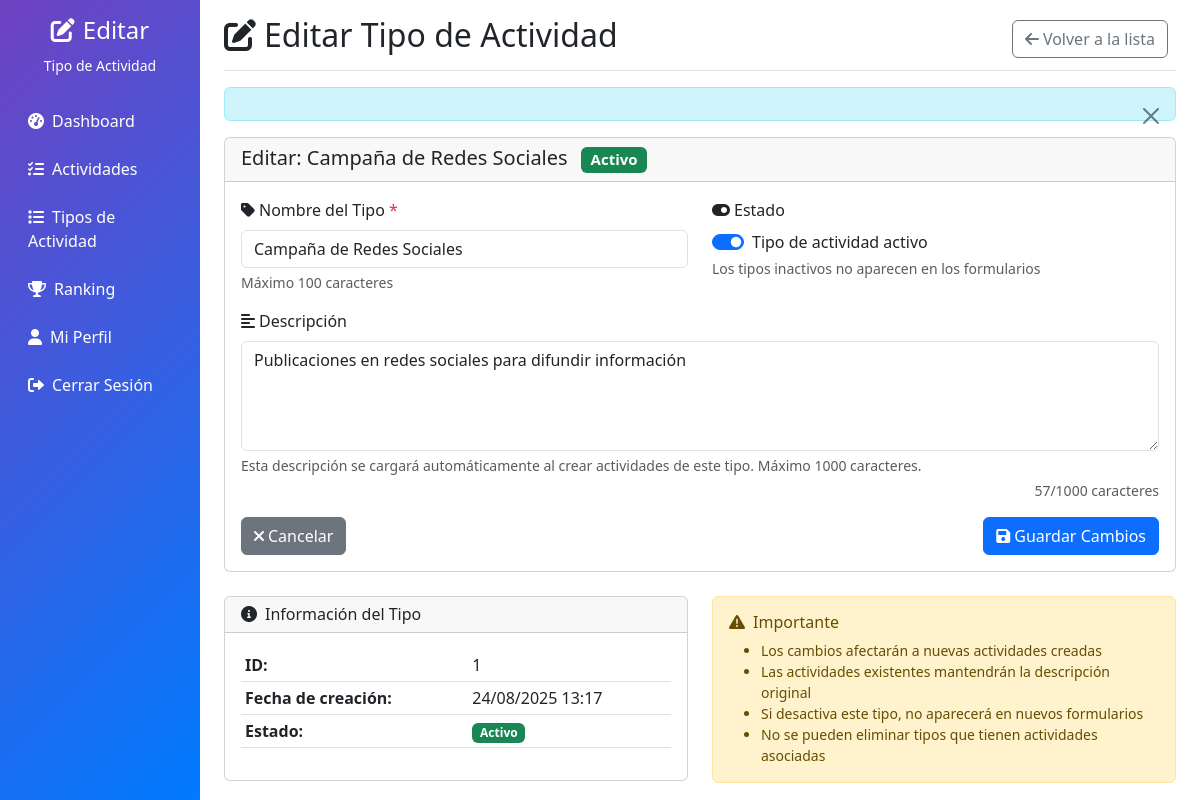
The page /activity-types/edit.php?id=1 (signed in) on the database its author committed.
### tables this page shows
CREATE TABLE tipos_actividades (
            id INTEGER PRIMARY KEY AUTOINCREMENT,
            nombre VARCHAR(100) NOT NULL,
            descripcion TEXT,
            activo BOOLEAN DEFAULT 1,
            fecha_creacion TIMESTAMP DEFAULT CURRENT_TIMESTAMP
        );

### controllers/activityTypeController.php (called while the page is built, shortened)
<?php
require_once __DIR__ . '/../models/activityType.php';
class ActivityTypeController {
    private $activityTypeModel;
    public function __construct() {
        $this->activityTypeModel = new ActivityType();
    }
    public function showEditForm($id) {
        $activityType = $this->activityTypeModel->getActivityTypeById($id);
        include __DIR__ . '/../views/activity-types/edit.php';
    }
}
?>

### config/app.php (called while the page is built, shortened)
<?php
function url($path = '') {
    $isLocal = (
        isset($_SERVER['HTTP_HOST']) &&
        (strpos($_SERVER['HTTP_HOST'], 'localhost') !== false ||
         strpos($_SERVER['HTTP_HOST'], '127.0.0.1') !== false ||
         strpos($_SERVER['HTTP_HOST'], 'local') !== false)
    );
    $path = ltrim($path, '/');
    if ($isLocal) {
        $protocol = isset($_SERVER['HTTPS']) && $_SERVER['HTTPS'] === 'on' ? 'https' : 'http';
        $host = $_SERVER['HTTP_HOST'] ?? 'localhost:8000';
        return $protocol . '://' . $host . ($path ? '/' . $path : '');
    } else {
        return BASE_URL . ($path ? '/' . $path : '');
    }
}
?>

### includes/functions.php (called while the page is built, shortened)
<?php
require_once __DIR__ . '/../config/app.php';
function getFlashMessage() {
    if (isset($_SESSION['flash_message'])) {
        $message = $_SESSION['flash_message'];
        $type = $_SESSION['flash_type'] ?? 'info';
        return ['message' => $message, 'type' => $type];
    }
    return null;
}
?>

### models/activityType.php (called while the page is built, shortened)
<?php
require_once __DIR__ . '/../config/database.php';
require_once __DIR__ . '/../includes/functions.php';
class ActivityType {
    protected $db;
    public function __construct() {
        try {
            $database = new Database();
            $this->db = $database->getConnection();
        } catch (Exception $e) {
            error_log("ActivityType Model Error: " . $e->getMessage());
            $this->db = null;
        }
    }
    public function getActivityTypeById($id) {
        try {
            $stmt = $this->db->prepare("SELECT * FROM tipos_actividades WHERE id = ?");
            $stmt->execute([$id]);
            return $stmt->fetch();
        } catch (Exception $e) {
            logActivity("Error al obtener tipo de actividad por ID: " . $e->getMessage(), 'ERROR');
            return null;
        }
    }
}
?>

### config/database.php (called while the page is built, shortened)
<?php
class Database {
    public function getConnection() {
        $this->conn = null;
        if (file_exists(__DIR__ . '/../test_database.sqlite')) {
            try {
                $dsn = "sqlite:" . __DIR__ . '/../test_database.sqlite';
                $options = [
                    PDO::ATTR_ERRMODE => PDO::ERRMODE_EXCEPTION,
                    PDO::ATTR_DEFAULT_FETCH_MODE => PDO::FETCH_ASSOC,
                    PDO::ATTR_EMULATE_PREPARES => false,
                ];
                $this->conn = new PDO($dsn, null, null, $options);
                $this->conn->query("SELECT 1");
                return $this->conn;
            } catch(PDOException $exception) {
                error_log("SQLite Connection Error: " . $exception->getMessage());
            }
        }
        return $this->conn;
    }
}
?>

### views/activity-types/edit.php (the view, shortened to what this page needs)
<!DOCTYPE html>
<html lang="es">
<head>
    <link href="https://cdn.jsdelivr.net/npm/bootstrap@5.3.0/dist/css/bootstrap.min.css" rel="stylesheet">
    <link href="https://cdnjs.cloudflare.com/ajax/libs/font-awesome/6.0.0/css/all.min.css" rel="stylesheet">
</head>
<body>
    <div class="container-fluid">
        <div class="row">
            <nav class="col-md-2 d-none d-md-block sidebar">
                <div class="position-sticky pt-3">
                    <div class="text-center text-white mb-4">
                        <h4><i class="fas fa-edit me-2"></i>Editar</h4>
                        <small>Tipo de Actividad</small>
                    </div>
                    <ul class="nav flex-column">
                        <li class="nav-item mb-2">
                            <a class="nav-link text-white" href="<?= url('dashboards/admin.php') ?>">
                                <i class="fas fa-tachometer-alt me-2"></i>Dashboard
                            </a>
                        </li>
                        <li class="nav-item mb-2">
                            <a class="nav-link text-white" href="<?= url('activities/') ?>">
                                <i class="fas fa-tasks me-2"></i>Actividades
                            </a>
                        </li>
                        <li class="nav-item mb-2">
                            <a class="nav-link text-white active" href="<?= url('activity-types/') ?>">
                                <i class="fas fa-list me-2"></i>Tipos de Actividad
                            </a>
                        </li>
                        <li class="nav-item mb-2">
                            <a class="nav-link text-white" href="<?= url('ranking/') ?>">
                                <i class="fas fa-trophy me-2"></i>Ranking
                            </a>
                        </li>
                        <li class="nav-item mb-2">
                            <a class="nav-link text-white" href="<?= url('profile.php') ?>">
                                <i class="fas fa-user me-2"></i>Mi Perfil
                            </a>
                        </li>
                        <li class="nav-item">
                            <a class="nav-link text-white" href="<?= url('logout.php') ?>">
                                <i class="fas fa-sign-out-alt me-2"></i>Cerrar Sesión
                            </a>
                        </li>
                    </ul>
                </div>
            </nav>
            <main class="col-md-10 ms-sm-auto px-md-4">
                <div class="d-flex justify-content-between flex-wrap flex-md-nowrap align-items-center pt-3 pb-2 mb-3 border-bottom">
                    <h1 class="h2">
                        <i class="fas fa-edit me-2"></i>Editar Tipo de Actividad
                    </h1>
                    <div class="btn-toolbar mb-2 mb-md-0">
                        <div class="btn-group me-2">
                            <a href="<?= url('activity-types/') ?>" class="btn btn-outline-secondary">
                                <i class="fas fa-arrow-left me-1"></i>Volver a la lista
                            </a>
                        </div>
                    </div>
                </div>
                <?php $flash = getFlashMessage(); ?>
                <?php if ($flash): ?>
                    <div class="alert alert-<?= $flash['type'] === 'error' ? 'danger' : $flash['type'] ?> alert-dismissible fade show" role="alert">
                        <button type="button" class="btn-close" data-bs-dismiss="alert"></button>
                    </div>
                <?php endif; ?>
                <div class="card">
                    <div class="card-header">
                        <h5 class="card-title mb-0">
                            Editar: <?= htmlspecialchars($activityType['nombre']) ?>
                            <span class="badge bg-<?= $activityType['activo'] ? 'success' : 'secondary' ?> ms-2">
                                <?= $activityType['activo'] ? 'Activo' : 'Inactivo' ?>
                            </span>
                        </h5>
                    </div>
                    <div class="card-body">
                        <form method="POST">
                            <div class="row">
                                <div class="col-md-6">
                                    <div class="mb-3">
                                        <label for="nombre" class="form-label">
                                            <i class="fas fa-tag me-1"></i>Nombre del Tipo <span class="text-danger">*</span>
                                        </label>
                                        <input type="text"
                                               class="form-control"
                                               id="nombre"
                                               name="nombre"
                                               maxlength="100"
                                               value="<?= htmlspecialchars($_SESSION['form_data']['nombre'] ?? $activityType['nombre']) ?>"
                                               required>
                                        <div class="form-text">Máximo 100 caracteres</div>
                                    </div>
                                </div>
                                <div class="col-md-6">
                                    <div class="mb-3">
                                        <label for="activo" class="form-label">
                                            <i class="fas fa-toggle-on me-1"></i>Estado
                                        </label>
                                        <div class="form-check form-switch">
                                            <input class="form-check-input"
                                                   type="checkbox"
                                                   id="activo"
                                                   name="activo"
                                                   <?= ($_SESSION['form_data']['activo'] ?? $activityType['activo']) ? 'checked' : '' ?>>
                                            <label class="form-check-label" for="activo">
                                                Tipo de actividad activo
                                            </label>
                                        </div>
                                        <div class="form-text">Los tipos inactivos no aparecen en los formularios</div>
                                    </div>
                                </div>
                            </div>
                            <div class="mb-3">
                                <label for="descripcion" class="form-label">
                                    <i class="fas fa-align-left me-1"></i>Descripción
                                </label>
                                <textarea class="form-control"
                                          id="descripcion"
                                          name="descripcion"
                                          rows="4"
                                          maxlength="1000"
                                          placeholder="Descripción detallada del tipo de actividad..."><?= htmlspecialchars($_SESSION['form_data']['descripcion'] ?? $activityType['descripcion']) ?></textarea>
                                <div class="form-text">Esta descripción se cargará automáticamente al crear actividades de este tipo. Máximo 1000 caracteres.</div>
                            </div>
                            <div class="d-flex justify-content-between">
                                <a href="<?= url('activity-types/') ?>" class="btn btn-secondary">
                                    <i class="fas fa-times me-1"></i>Cancelar
                                </a>
                                <button type="submit" class="btn btn-primary">
                                    <i class="fas fa-save me-1"></i>Guardar Cambios
                                </button>
                            </div>
                        </form>
                    </div>
                </div>
                <div class="row mt-4">
                    <div class="col-md-6">
                        <div class="card">
                            <div class="card-header">
                                <h6 class="card-title mb-0">
                                    <i class="fas fa-info-circle me-2"></i>Información del Tipo
                                </h6>
                            </div>
                            <div class="card-body">
                                <table class="table table-sm">
                                    <tr>
                                        <td><strong>ID:</strong></td>
                                        <td><?= htmlspecialchars($activityType['id']) ?></td>
                                    </tr>
                                    <tr>
                                        <td><strong>Fecha de creación:</strong></td>
                                        <td><?= date('d/m/Y H:i', strtotime($activityType['fecha_creacion'])) ?></td>
                                    </tr>
                                    <tr>
                                        <td><strong>Estado:</strong></td>
                                        <td>
                                            <span class="badge bg-<?= $activityType['activo'] ? 'success' : 'secondary' ?>">
                                                <?= $activityType['activo'] ? 'Activo' : 'Inactivo' ?>
                                            </span>
                                        </td>
                                    </tr>
                                </table>
                            </div>
                        </div>
                    </div>
                    <div class="col-md-6">
                        <div class="alert alert-warning">
                            <h6><i class="fas fa-exclamation-triangle me-2"></i>Importante</h6>
                            <ul class="mb-0 small">
                                <li>Los cambios afectarán a nuevas actividades creadas</li>
                                <li>Las actividades existentes mantendrán la descripción original</li>
                                <li>Si desactiva este tipo, no aparecerá en nuevos formularios</li>
                                <li>No se pueden eliminar tipos que tienen actividades asociadas</li>
                            </ul>
                        </div>
                    </div>
                </div>
            </main>
        </div>
    </div>
</body>
</html>

### views/activity-types/edit.php (style rules this page uses)
.sidebar { min-height: 100vh; background: linear-gradient(135deg, #6f42c1 0%, #007bff 100%); }

### rows shown on the page
tipos_actividades: nombre "Campaña de Redes Sociales", activo "☑", descripcion "Publicaciones en redes sociales para difundir información", id "1", fecha_creacion "24/08/2025 13:17"
